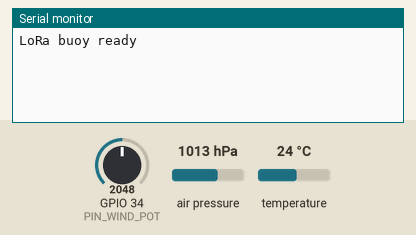
Recording of a sketch running on a simulated ESP32. On the bench: the last lines printed to the serial monitor. Inputs (shaded band) come from the test bench; at power-on: air pressure 1013 hPa, GPIO 34 (PIN_WIND_POT) = 2048, temperature 24 °C. No radio packets arrive unless stated.

Above: at 1.2 s.
1.3 s: air pressure set to 952 hPa
At 2.5 s:
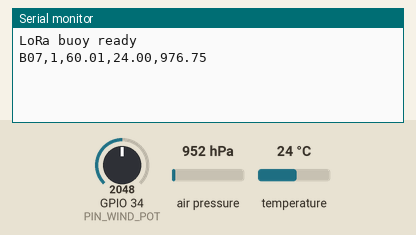
5.5 s: GPIO 34 (PIN_WIND_POT) set to 2866
At 6.8 s:
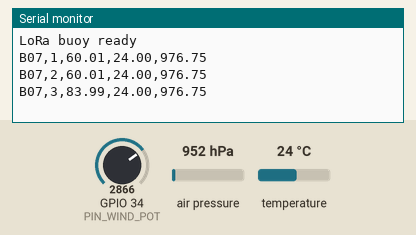
7.0 s: temperature set to 12 °C
At 8.4 s:
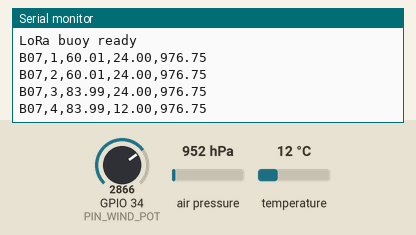
8.5 s: GPIO 34 (PIN_WIND_POT) set to 3603
10.0 s: air pressure set to 975 hPa
At 11.0 s:
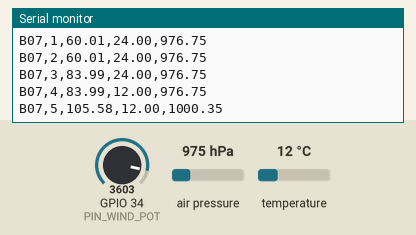
Timing chart, 0 to 12.5 s (numbered marks = the images above; inputs shaded):
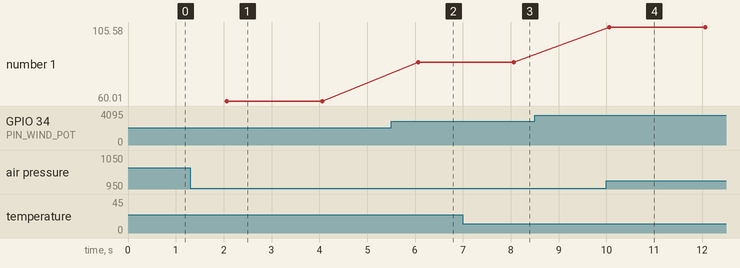

Measured:
- after the input at 1.3 s, the serial monitor: prints a new line after 0.76 s (image 1)
- after the input at 5.5 s, the serial monitor: prints a new line after 0.56 s (image 2)
- after the input at 7.0 s, the serial monitor: prints a new line after 1.1 s (image 3)
- after the input at 10.0 s, the serial monitor: prints a new line after 0.06 s (image 4)
- plotted number 1: 60.01 → 83.99 after the input at 5.5 s

The sketch:

lora_buoy.ino
```cpp
// (licence header left out)
#include <SPI.h>
#include <LoRa.h>
#include <Wire.h>
#include <Adafruit_BMP280.h>

const char *NODE_ID = "B07";             // keep it short: every byte costs airtime
const long LORA_FREQ = 433E6;            // 433E6 / 865E6 / 868E6 depending on your module
const int SPREADING_FACTOR = 9;          // 7 (fast) .. 12 (long range, slow)
const float ALTITUDE_M = 216.0;
const uint32_t INTERVAL_MS = 2000;

const int PIN_NSS = 5, PIN_RST = 14, PIN_DIO0 = 26;
const int PIN_WIND_POT = 34, PIN_BOOT = 0;

Adafruit_BMP280 bmp;
bool bmpOk = false, stormMode = false;
float stormLevel = 0.0;
uint32_t seq = 0;

void setup() {
  Serial.begin(115200);
  pinMode(PIN_BOOT, INPUT_PULLUP);
  Wire.begin(21, 22);
  bmpOk = bmp.begin(0x76) || bmp.begin(0x77);
  LoRa.setPins(PIN_NSS, PIN_RST, PIN_DIO0);
  if (!LoRa.begin(LORA_FREQ)) {
    Serial.println("LoRa init failed - check wiring");
    while (true) delay(1000);
  }
  LoRa.setSpreadingFactor(SPREADING_FACTOR);
  LoRa.setSignalBandwidth(125E3);
  LoRa.enableCrc();
  Serial.println("LoRa buoy ready");
}

void loop() {
  static uint32_t lastSend = 0;
  static bool lastBtn = HIGH;
  bool btn = digitalRead(PIN_BOOT);
  if (btn == LOW && lastBtn == HIGH) {
    stormMode = !stormMode;
    Serial.printf("Storm mode %s\n", stormMode ? "ON" : "off");
    delay(200);
  }
  lastBtn = btn;
  if (millis() - lastSend < INTERVAL_MS) return;
  lastSend = millis();

  stormLevel = stormMode ? min(1.0f, stormLevel + 0.05f) : max(0.0f, stormLevel - 0.08f);
  float temp = bmpOk ? bmp.readTemperature() : 28.0;
  float station = bmpOk ? bmp.readPressure() / 100.0 : 1008.0;
  float pressure = station / pow(1.0 - ALTITUDE_M / 44330.0, 5.255) - 35.0 * stormLevel;
  float wind = analogRead(PIN_WIND_POT) / 4095.0 * 120.0 + 70.0 * stormLevel;

  char line[64];
  snprintf(line, sizeof(line), "%s,%lu,%.2f,%.2f,%.2f", NODE_ID, (unsigned long)++seq, wind, temp, pressure);
  LoRa.beginPacket();
  LoRa.print(line);
  LoRa.endPacket();
  Serial.println(line);
}
```
